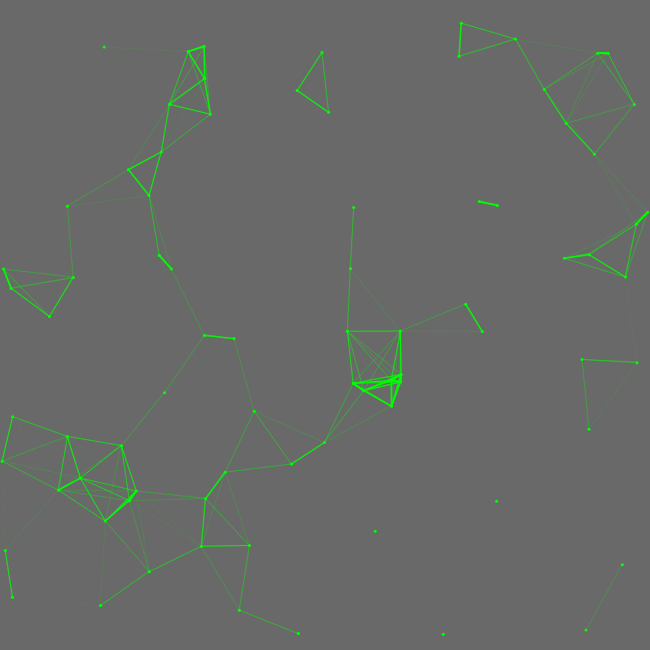
Frame 1 (no input)
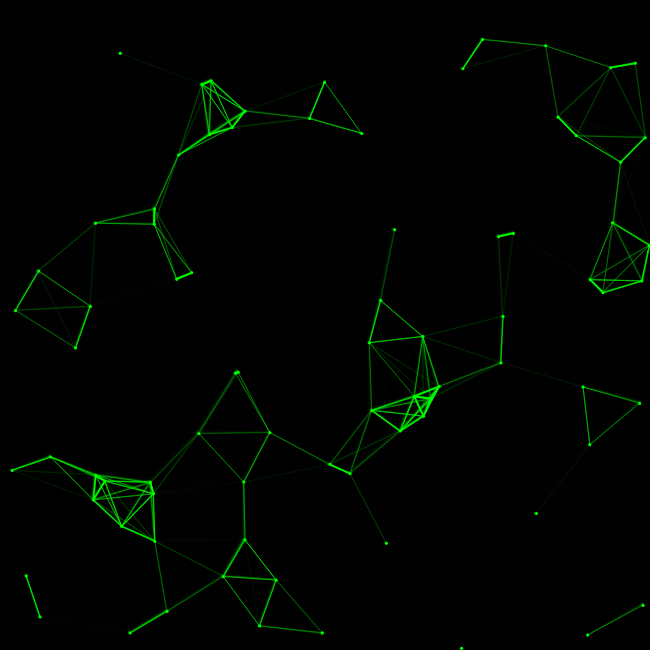
Frame 60 (no input)
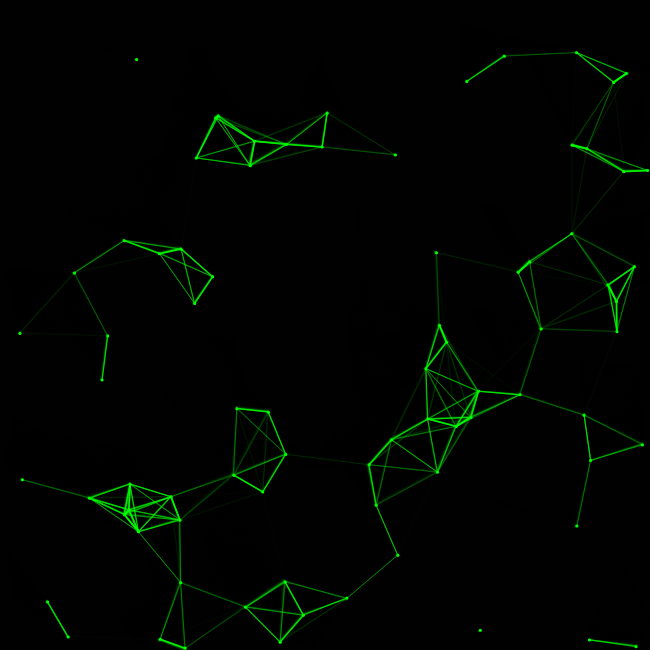
Frame 120 (the mouse pressed at the canvas centre since frame 60)

The p5.js sketch that drew these frames (run headless with seeded random() and noise() and a simulated clock; from frame 60 on, the mouse is pressed at the canvas centre):

// p5.js sketch
// ── sketch.js
/// <reference path="../TSDef/p5.global-mode.d.ts" />

"use strict";

//Diameter of one particle
let particleSize = 3;
//Total particles
let particleSum = 80;
//Distance the line gets drawn
let lineMaxDist = 100;
let particles = [];

function setup() {
  createCanvas(650, 650, P2D);
  stroke(0, 255, 0);
  fill(0, 255, 0);

  //Fills the array "particles" with particles
  for (let i = 0; i < particleSum; i++) {
    particles.push(new Particle());
  }
}

function draw() {
  background(0, 150);
  //Move and display particles
  particles.forEach(particle => {
    particle.move();
    particle.connect();
    particle.repel();
    particle.display();
  });
}

class Particle {
  constructor() {
    this.pos = createVector(Math.floor(Math.random() * width), Math.floor(Math.random() * height));
    this.direction = createVector(Math.random() * 0.7, Math.random() * 0.7);
  }

  //Moves the particles and bounces them off the edges
  move() {
    this.pos = this.pos.add(this.direction);

    if (this.pos.x <= 0) this.direction.x *= -1;
    if (this.pos.x > width) this.direction.x *= -1;
    if (this.pos.y <= 0) this.direction.y *= -1;
    if (this.pos.y > height) this.direction.y *= -1;
  }

  //Mouse repels particles
  //Also makes sure they don't leave the canvas
  repel() {
    this.pos.x = constrain(this.pos.x, 0, width);
    this.pos.y = constrain(this.pos.y, 0, height);
    let distance = dist(this.pos.x, this.pos.y, mouseX, mouseY);
    let mouse = createVector(mouseX, mouseY);
    let difference = p5.Vector.sub(mouse, this.pos);
    difference.setMag(1);

    //If the mouse comes near a particle, it moves away
    if (distance < 100) {
      this.pos.sub(difference);
    }
  }

  //Connects particles with a line, if they're close enough
  connect() {
    particles.forEach(particle => {
      let distance = dist(this.pos.x, this.pos.y, particle.pos.x, particle.pos.y);
      if (distance < lineMaxDist) {

        stroke(color(0, 255, 0, map(distance, 0, lineMaxDist, 255, 0)));
        strokeWeight(map(distance, 0, lineMaxDist, 2, 0));
        line(this.pos.x, this.pos.y, particle.pos.x, particle.pos.y);
      }
    })
  }

  display() {
    noStroke();
    ellipse(this.pos.x, this.pos.y, particleSize)
  }
}
